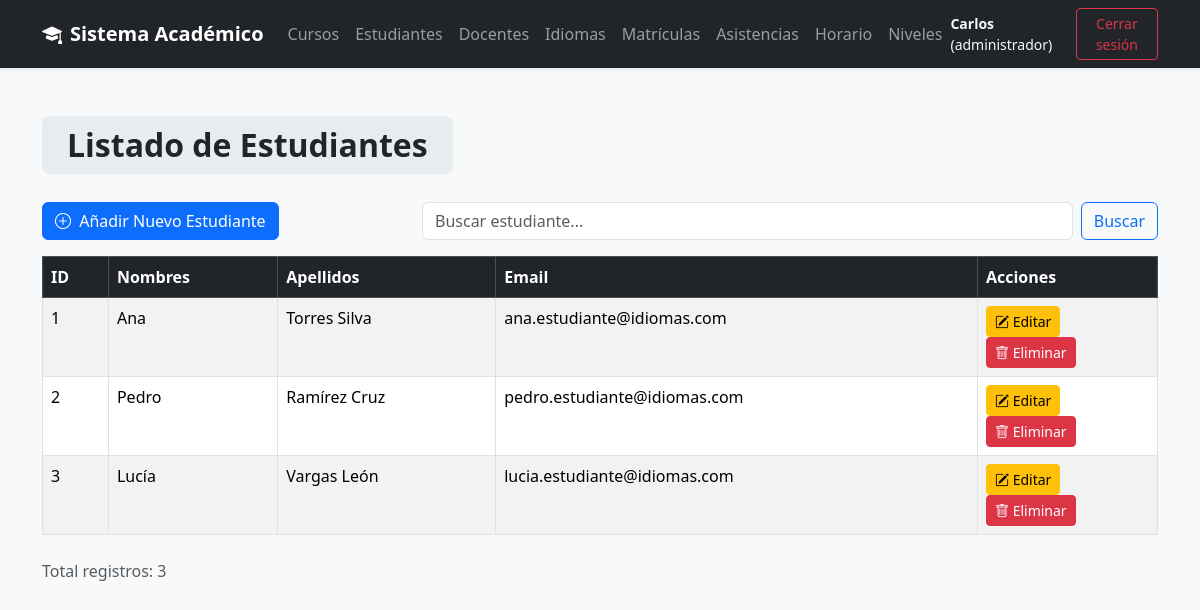
The app's page /views/estudiante/listar.php (signed in), older data.
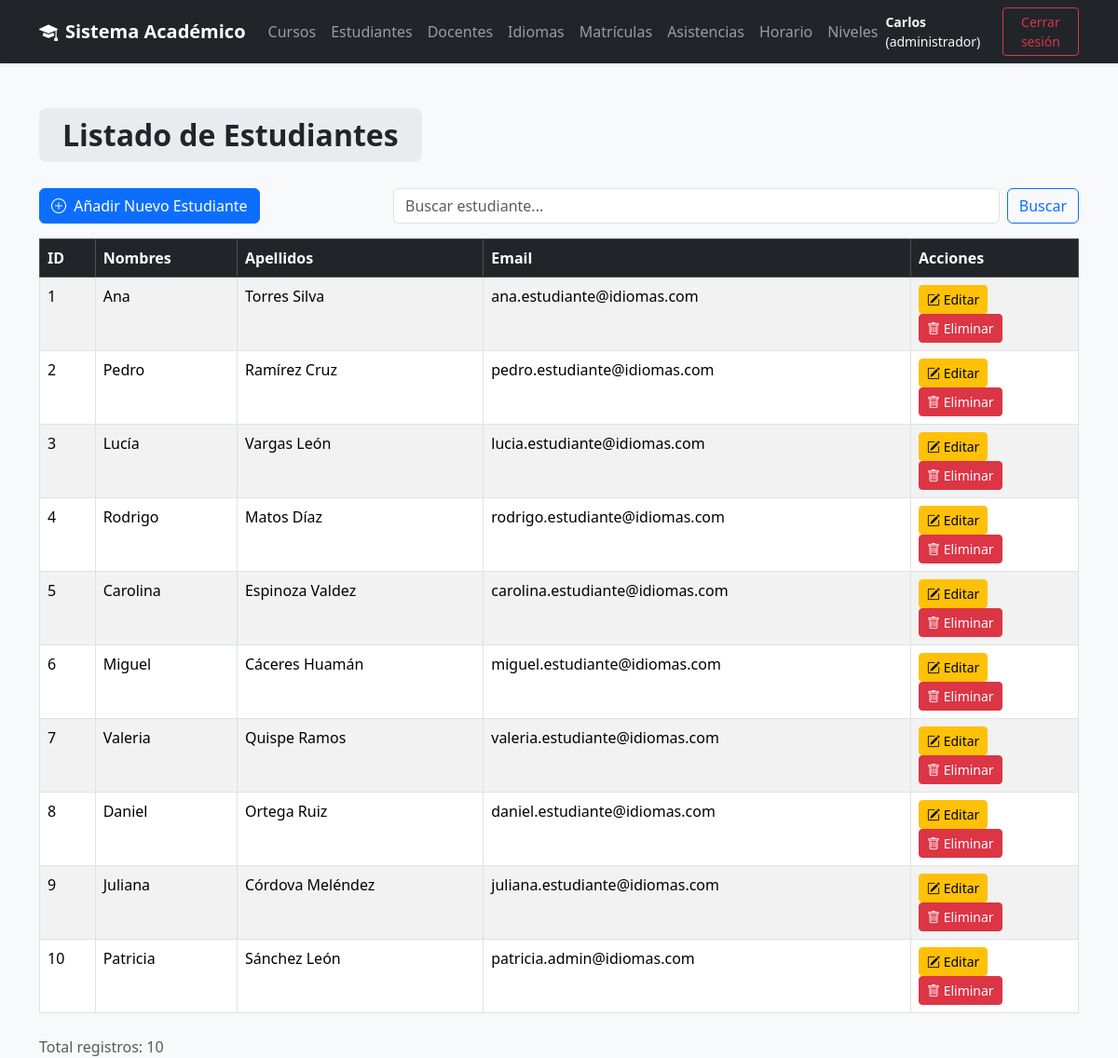
The same page, newer data.
### tables this page shows
CREATE TABLE Estudiante (
    codigoEstudiante INT AUTO_INCREMENT PRIMARY KEY,
    idUsuario INT UNIQUE NOT NULL,
    FOREIGN KEY (idUsuario) REFERENCES Usuario(idUsuario) ON DELETE CASCADE
);

CREATE TABLE Usuario (
    idUsuario INT AUTO_INCREMENT PRIMARY KEY,
    nombres VARCHAR(100) NOT NULL,
    apellidos VARCHAR(100) NOT NULL,
    email VARCHAR(120) UNIQUE NOT NULL,
    contraseña VARCHAR(255) NOT NULL,
    perfil VARCHAR(50) NOT NULL
);

### models/Estudiante.php (called while the page is built, shortened)
<?php
require_once __DIR__ . '/../config/conexion.php';
class Estudiante
{
    private $conn;
    public function __construct()
    {
        $conexion = new Conexion();
        $this->conn = $conexion->iniciar();
    }
    public function listar()
    {
        try {
            $sql = "SELECT e.codigoEstudiante, u.idUsuario, u.nombres, u.apellidos, u.email
                    FROM Estudiante e
                    INNER JOIN Usuario u ON e.idUsuario = u.idUsuario";
            $stmt = $this->conn->prepare($sql);
            $stmt->execute();
            return $stmt->fetchAll(PDO::FETCH_OBJ);
        } catch (Exception $e) {
            echo "Ocurrió un error al listar estudiantes: " . $e->getMessage();
            return [];
        }
    }
}
?>

### config/conexion.php (called while the page is built)
<?php
class Conexion {
    private $dsn;
    private $username;
    private $password;
    private $options;
    private $conexion;
    public function __construct(
        string $host = "localhost",
        string $dbname = "InstitutoIdiomas",
        string $username = "root",
        string $password = ""
    ) {
        $this->dsn = "mysql:host={$host};dbname={$dbname};charset=utf8mb4";
        $this->username = $username;
        $this->password = $password;
        $this->options = [PDO::ATTR_ERRMODE => PDO::ERRMODE_EXCEPTION];
    }
    public function iniciar(): ?PDO {
        try {
            if ($this->conexion === null) {
                $this->conexion = new PDO(
                    $this->dsn,
                    $this->username,
                    $this->password,
                    $this->options
                );
            }
            return $this->conexion;
        } catch (PDOException $e) {
            throw new Exception("Error en la conexión a la base de datos: " . $e->getMessage());
        }
    }
}

### views/estudiante/listar.php (the view, shortened to what the changed rows need)
<?php
require_once '../../models/Estudiante.php';
$estudianteModel = new Estudiante();
if (isset($_GET['q']) && !empty($_GET['q'])) {
    $busqueda = $_GET['q'];
    $estudiantes = $estudianteModel->buscar($busqueda);
} else {
    $estudiantes = $estudianteModel->listar();
}
?>
<!DOCTYPE html>
<html lang="es">
<head>
    <link href="https://cdn.jsdelivr.net/npm/bootstrap@5.3.3/dist/css/bootstrap.min.css" rel="stylesheet">
    <link rel="stylesheet" href="https://cdn.jsdelivr.net/npm/bootstrap-icons@1.11.3/font/bootstrap-icons.min.css">
</head>
<body>
    <?php require_once("../layout/header.php"); ?>
    <div class="container mt-5">
        <h2>
            <span class="title-box">Listado de Estudiantes</span>
        </h2>
        <div class="row mb-3">
            <div class="col-md-4">
            </div>
            <div class="col-md-8">
            </div>
        </div>
        <div class="table-responsive">
            <table class="table table-bordered table-striped">
                <thead class="table-dark">
                    <tr>
                        <th>ID</th>
                        <th>Nombres</th>
                        <th>Apellidos</th>
                        <th>Email</th>
                        <th style="width: 180px;">Acciones</th>
                    </tr>
                </thead>
                <tbody>
                    <?php if (empty($estudiantes)): ?>
                        <tr>
                            <td colspan="5" class="text-center">No hay estudiantes registrados.</td>
                        </tr>
                    <?php else: ?>
                        <?php foreach ($estudiantes as $est): ?>
                            <tr>
                                <td><?php echo $est->codigoEstudiante; ?></td>
                                <td><?php echo $est->nombres; ?></td>
                                <td><?php echo $est->apellidos; ?></td>
                                <td><?php echo $est->email; ?></td>
                                <td>
                                    <?php if ($_SESSION['perfil'] === 'administrador'): ?>
                                        <a
                                            href="editar.php?codigo=<?php echo $est->codigoEstudiante; ?>"
                                            class="btn btn-warning btn-sm">
                                            <i class="bi bi-pencil-square"></i> Editar
                                        </a>
                                        <a
                                            href="../../controllers/EstudianteController.php?action=eliminar&codigo=<?php echo $est->codigoEstudiante; ?>"
                                            class="btn btn-danger btn-sm"
                                            onclick="return confirm('¿Estás seguro de eliminar a <?php echo $est->nombres; ?>?');">
                                            <i class="bi bi-trash"></i> Eliminar
                                        </a>
                                    <?php else: ?>
                                        <span class="badge bg-secondary">Solo lectura</span>
                                    <?php endif; ?>
                                </td>
                            </tr>
                        <?php endforeach; ?>
                    <?php endif; ?>
                </tbody>
            </table>
        </div>
        <div class="text-muted mt-2">
            Total registros: <?php echo count($estudiantes); ?>
        </div>
    </div>
</body>
</html>

Row changes from the older to the newer data that the page shows:
added estudiante: codigoEstudiante "4", idUsuario.nombres "Rodrigo", idUsuario.apellidos "Matos Díaz", idUsuario.email "rodrigo.estudiante@idiomas.com"
added estudiante: codigoEstudiante "5", idUsuario.nombres "Carolina", idUsuario.apellidos "Espinoza Valdez", idUsuario.email "carolina.estudiante@idiomas.com"
added estudiante: codigoEstudiante "6", idUsuario.nombres "Miguel", idUsuario.apellidos "Cáceres Huamán", idUsuario.email "miguel.estudiante@idiomas.com"
added estudiante: codigoEstudiante "7", idUsuario.nombres "Valeria", idUsuario.apellidos "Quispe Ramos", idUsuario.email "valeria.estudiante@idiomas.com"
added estudiante: codigoEstudiante "8", idUsuario.nombres "Daniel", idUsuario.apellidos "Ortega Ruiz", idUsuario.email "daniel.estudiante@idiomas.com"
added estudiante: codigoEstudiante "9", idUsuario.nombres "Juliana", idUsuario.apellidos "Córdova Meléndez", idUsuario.email "juliana.estudiante@idiomas.com"
added estudiante: codigoEstudiante "10", idUsuario.nombres "Patricia", idUsuario.apellidos "Sánchez León", idUsuario.email "patricia.admin@idiomas.com"
Text that changed along with them:
count($estudiantes): "3" → "10"
